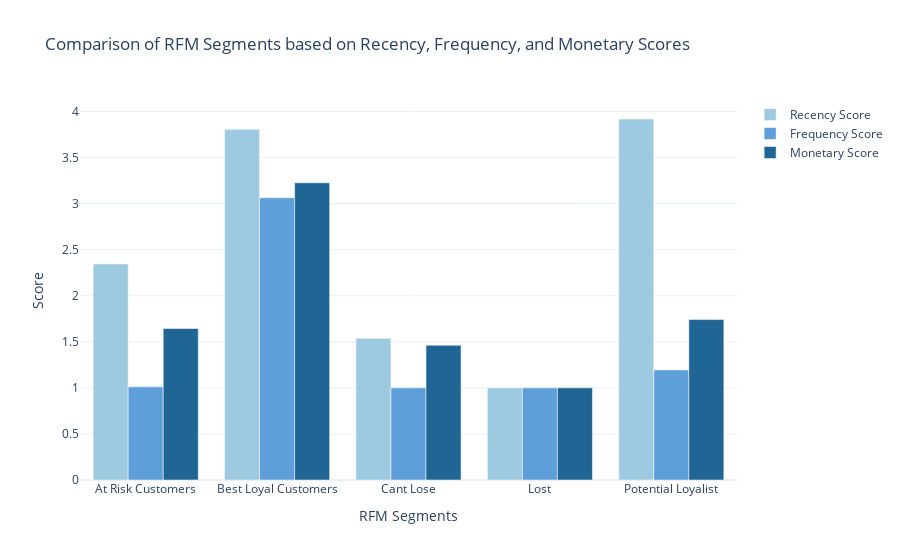

Notebook cell for this chart:
### Code cell
# Create a grouped bar chart to compare segment scores
fig = go.Figure()

# Add bars for Recency score
fig.add_trace(go.Bar(
    x=segment_scores['Customer_Segments'],
    y=segment_scores['Recency_Score'],
    name='Recency Score',
    marker_color='rgb(158,202,225)'
))

# Add bars for Frequency score
fig.add_trace(go.Bar(
    x=segment_scores['Customer_Segments'],
    y=segment_scores['Frequency_Score'],
    name='Frequency Score',
    marker_color='rgb(94,158,217)'
))

# Add bars for Monetary score
fig.add_trace(go.Bar(
    x=segment_scores['Customer_Segments'],
    y=segment_scores['Monetary_Score'],
    name='Monetary Score',
    marker_color='rgb(32,102,148)'
))

# Update the layout
fig.update_layout(
    title='Comparison of RFM Segments based on Recency, Frequency, and Monetary Scores',
    xaxis_title='RFM Segments',
    yaxis_title='Score',
    barmode='group',
    showlegend=True
)

fig.show()

### Figure 1 — Plotly figure (JSON) as saved in the notebook; plotly's stock layout.template omitted (floating-point values rounded to 4 significant figures)
{"data": [{"marker": {"color": "rgb(158,202,225)"}, "name": "Recency Score", "type": "bar", "x": ["At Risk Customers", "Best Loyal Customers", "Cant Lose", "Lost", "Potential Loyalist"], "y": [2.344, 3.806, 1.538, 1, 3.918]}, {"marker": {"color": "rgb(94,158,217)"}, "name": "Frequency Score", "type": "bar", "x": ["At Risk Customers", "Best Loyal Customers", "Cant Lose", "Lost", "Potential Loyalist"], "y": [1.011, 3.065, 1, 1, 1.195]}, {"marker": {"color": "rgb(32,102,148)"}, "name": "Monetary Score", "type": "bar", "x": ["At Risk Customers", "Best Loyal Customers", "Cant Lose", "Lost", "Potential Loyalist"], "y": [1.644, 3.226, 1.462, 1, 1.742]}], "layout": {"barmode": "group", "showlegend": true, "title": {"text": "Comparison of RFM Segments based on Recency, Frequency, and Monetary Scores"}, "xaxis": {"title": {"text": "RFM Segments"}}, "yaxis": {"title": {"text": "Score"}}}}
